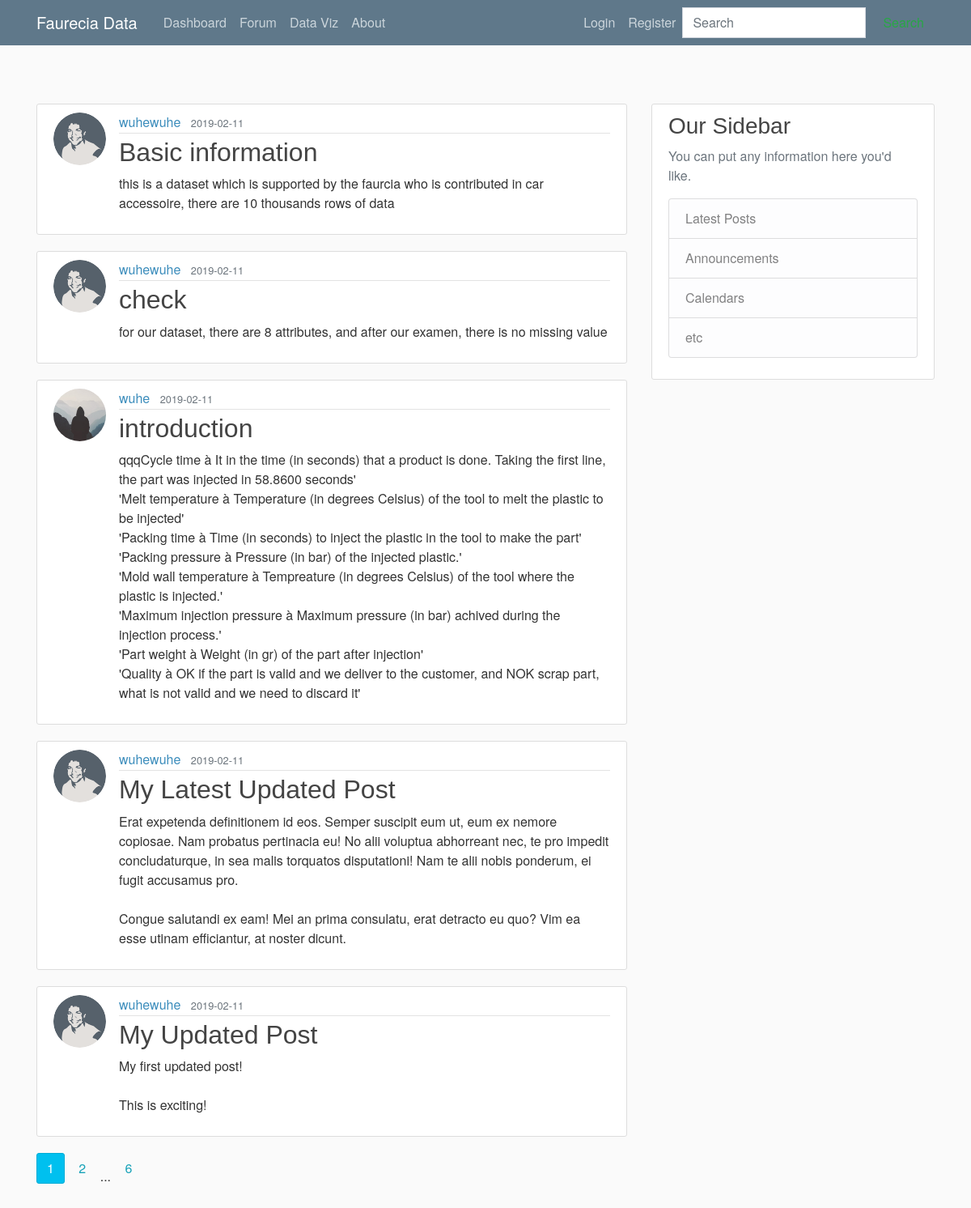
The page /home on the database its author committed.
### flaskblog/models.py (models this page shows, shortened)
class Post(db.Model):
    id = db.Column(db.Integer, primary_key=True)
    title = db.Column(db.String(100), nullable=False)
    date_posted = db.Column(db.DateTime, nullable=False, default=datetime.utcnow)
    content = db.Column(db.Text, nullable=False)
    user_id = db.Column(db.Integer, db.ForeignKey('user.id'), nullable=False)

class User(db.Model, UserMixin):
    id = db.Column(db.Integer, primary_key=True)
    username = db.Column(db.String(20), unique=True, nullable=False)
    email = db.Column(db.String(120), unique=True, nullable=False)
    image_file = db.Column(db.String(20), nullable=False, default='default.jpg')
    password = db.Column(db.String(60), nullable=False)
    posts = db.relationship('Post', backref='author', lazy=True)

### flaskblog/routes.py (the view)
@app.route("/home")
def home():
    page = request.args.get('page', 1, type=int)
    posts = Post.query.order_by(Post.date_posted.asc()).paginate(page=page, per_page=5)
    return render_template('home.html', posts=posts)

### flaskblog/templates/home.html (shortened to what this page needs)
<!DOCTYPE html>
<html>
{% extends "layout.html" %}
{% block content %}
    {% for post in posts.items %}
        <article class="media content-section">
          <img class="rounded-circle article-img" src="{{ url_for('static', filename='profile_pics/' + post.author.image_file) }}">
          <div class="media-body">
            <div class="article-metadata">
              <a class="mr-2" href="{{ url_for('user_posts', username=post.author.username) }}">{{ post.author.username }}</a>
              <small class="text-muted">{{ post.date_posted.strftime('%Y-%m-%d') }}</small>
            </div>
            <h2><a class="article-title" href="{{ url_for('post', post_id=post.id) }}">{{ post.title }}</a></h2>
            <p class="article-content">{{ post.content }}</p>
          </div>
        </article>
    {% endfor %}
    {% for page_num in posts.iter_pages(left_edge=1, right_edge=1, left_current=1, right_current=2) %}
      {% if page_num %}
        {% if posts.page == page_num %}
          <a class="btn btn-info mb-4" href="{{ url_for('home', page=page_num) }}">{{ page_num }}</a>
        {% else %}
          <a class="btn btn-outline-info mb-4" href="{{ url_for('home', page=page_num) }}">{{ page_num }}</a>
        {% endif %}
      {% else %}
        ...
      {% endif %}
    {% endfor %}
{% endblock %}
{% block righter %}
                <div class="content-section">
                  <h3>Our Sidebar</h3>
                  <p class='text-muted'>You can put any information here you'd like.
                    <ul class="list-group">
                      <li class="list-group-item list-group-item-light">Latest Posts</li>
                      <li class="list-group-item list-group-item-light">Announcements</li>
                      <li class="list-group-item list-group-item-light">Calendars</li>
                      <li class="list-group-item list-group-item-light">etc</li>
                    </ul>
                  </p>
                </div>
{% endblock %}

### flaskblog/templates/layout.html (shortened to what this page needs)
<!DOCTYPE html>
<html>
<head>
    <link rel="stylesheet" href="https://maxcdn.bootstrapcdn.com/bootstrap/4.0.0/css/bootstrap.min.css">
    <link rel="stylesheet" type="text/css" href="{{ url_for('static', filename='main.css') }}">
  <link rel="stylesheet" type="text/css" href="{{ url_for('static', filename='font-awesome.min.css') }}">
  <link rel="stylesheet" type="text/css" href="{{ url_for('static', filename='ionicons.min.css') }}">
  <link rel="stylesheet" type="text/css" href="{{ url_for('static', filename='AdminLTE.min.css') }}">
  <link rel="stylesheet" type="text/css" href="{{ url_for('static', filename='_all-skins.min.css') }}">
  <link rel="stylesheet" type="text/css" href="{{ url_for('static', filename='jquery-jvectormap.css') }}">
  <link rel="stylesheet" type="text/css" href="{{ url_for('static', filename='bootstrap-datepicker.min.css') }}">
  <link rel="stylesheet" type="text/css" href="{{ url_for('static', filename='daterangepicker.css') }}">
  <link rel="stylesheet" type="text/css" href="{{ url_for('static', filename='datatables.min.css') }}">
  <link rel="stylesheet" type="text/css" href="{{ url_for('static', filename='css.css') }}">
</head>
<body>
    <header class="site-header">
      <nav class="navbar navbar-expand-md navbar-dark bg-steel fixed-top">
        <div class="container">
          <a class="navbar-brand mr-4" href="{{ url_for('faurecia') }}">Faurecia Data</a>
          <div class="collapse navbar-collapse" id="navbarToggle">
            <div class="navbar-nav mr-auto">
              <a class="nav-item nav-link" href="{{ url_for('dash') }}">Dashboard</a>
              <a class="nav-item nav-link" href="{{ url_for('home') }}">Forum</a>
              <a class="nav-item nav-link" href="{{ url_for('visualisation') }}">Data Viz</a>
              <a class="nav-item nav-link" href="{{ url_for('about') }}">About</a>
            </div>
            <div class="navbar-nav">
              {% if current_user.is_authenticated %}
                <a class="nav-item nav-link" href="{{ url_for('new_post') }}">New Post</a>
                <a class="nav-item nav-link" href="{{ url_for('account') }}">Account</a>
                <a class="nav-item nav-link" href="{{ url_for('logout') }}">Logout</a>
              {% else %}
                <a class="nav-item nav-link" href="{{ url_for('login') }}">Login</a>
                <a class="nav-item nav-link" href="{{ url_for('register') }}">Register</a>
              {% endif %}
              <form class="form-inline my-2 my-lg-0">
      			     <input class="form-control mr-sm-2" type="search" placeholder="Search" aria-label="Search">
      			     <button class="btn btn-outline-success my-2 my-sm-0" type="submit">Search</button>
    		      </form>
            </div>
          </div>
        </div>
      </nav>
    </header>
    <main role="main" class="container">
      <div class="row">
        <div class="col-md-8" id="content">
          {% block content %}{% endblock %}
        </div>
        <div id = "righter" class="col-md-4">
          {% block righter %} {% endblock %}
        </div>
      </div>
    </main>
</body>
</html>

### flaskblog/static/main.css (style rules this page uses)
body { background: #fafafa; color: #333333; margin-top: 5rem; padding-top: 3rem; padding-bottom: 3rem; }
h1, h2, h3, h4, h5, h6 { color: #444444; }
.bg-steel { background-color: #5f788a; }
.site-header .navbar-nav .nav-link { color: #cbd5db; }
.content-section { background: #ffffff; padding: 10px 20px; border: 1px solid #dddddd; border-radius: 3px; margin-bottom: 20px; }
.article-title { color: #444444; }
.article-content { white-space: pre-line; }
.article-img { height: 65px; width: 65px; margin-right: 16px; }
.article-metadata { padding-bottom: 1px; margin-bottom: 4px; border-bottom: 1px solid #e3e3e3 }

### flaskblog/templates/home.html (style rules this page uses)
.content-section { background: #ffffff; padding: 10px 20px; border: 1px solid #dddddd; border-radius: 3px; margin-bottom: 20px; }

### rows shown on the page
Post: image_file (picture), author.username "wuhewuhe", date_posted "2019-02-11", title "Basic information", content "this is a dataset which is supported by the faurcia who is contributed in car accessoire, there are 10 thousands rows of data"
Post: image_file (picture), author.username "wuhewuhe", date_posted "2019-02-11", title "check", content "for our dataset, there are 8 attributes, and after our examen, there is no missing value"
Post: image_file (placeholder picture), author.username "wuhe", date_posted "2019-02-11", title "introduction", content "qqqCycle time à It in the time (in seconds) that a product is done. Taking the first line, the part was injected in 58.8600 seconds' 'Melt temperature à Temperature (in degrees Celsius) of the tool to melt the plastic to be injected' 'Packing time à Time (in seconds) to inject the plastic in the tool to make the part' 'Packing pressure à Pressure (in bar) of the injected plastic.' 'Mold wall temperature à Tempreature (in degrees Celsius) of the tool where the plastic is injected.' 'Maximum injection pressure à Maximum pressure (in bar) achived during the injection process.' 'Part weight à Weight (in gr) of the part after injection' 'Quality à OK if the part is valid and we deliver to the…"
Post: image_file (picture), author.username "wuhewuhe", date_posted "2019-02-11", title "My Latest Updated Post", content "Erat expetenda definitionem id eos. Semper suscipit eum ut, eum ex nemore copiosae. Nam probatus pertinacia eu! No alii voluptua abhorreant nec, te pro impedit concludaturque, in sea malis torquatos disputationi! Nam te alii nobis ponderum, ei fugit accusamus pro. Congue salutandi ex eam! Mei an prima consulatu, erat detracto eu quo? Vim ea esse utinam efficiantur, at noster dicunt."
Post: image_file (picture), author.username "wuhewuhe", date_posted "2019-02-11", title "My Updated Post", content "My first updated post! This is exciting!"

### other values the page prints
{{ page_num }} "1"
{{ page_num }} "2" "6"
